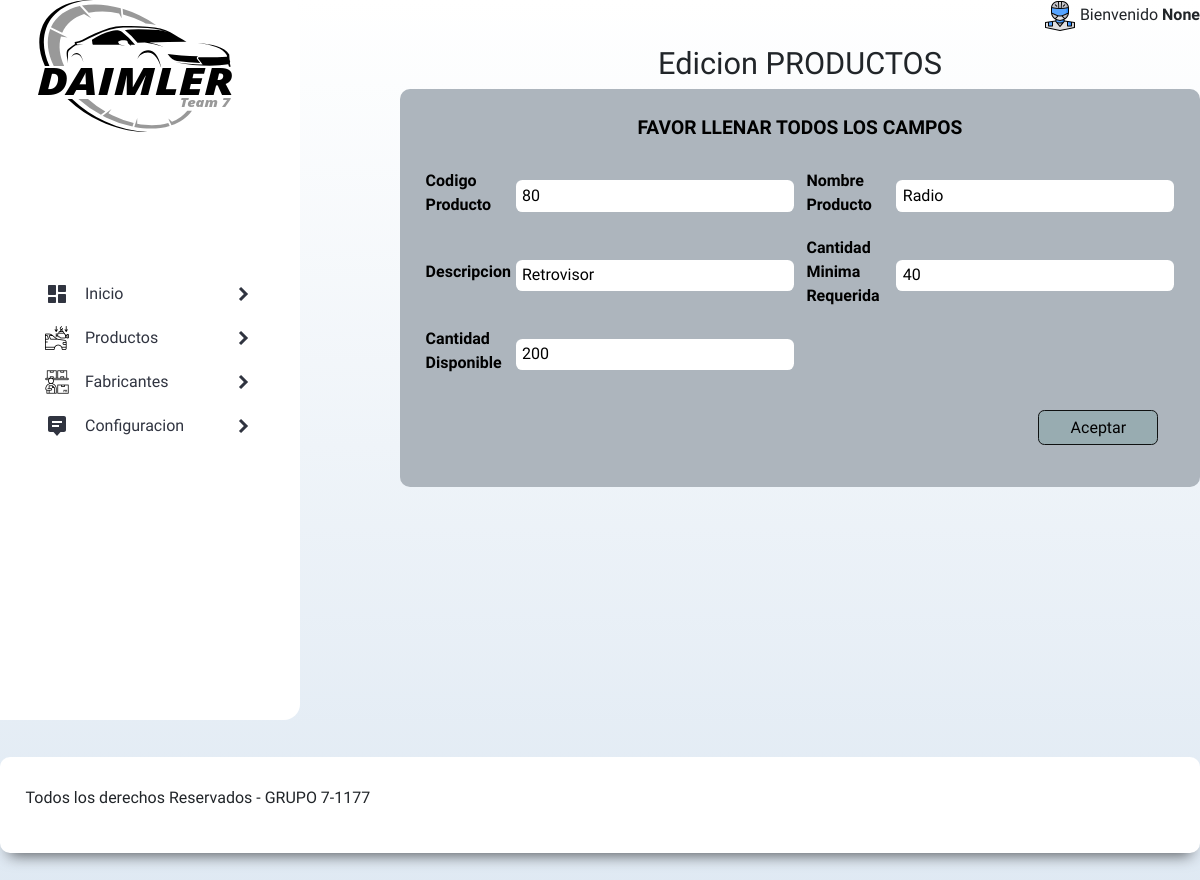
Before: /edit_prod/8 (signed in) with the older database file.
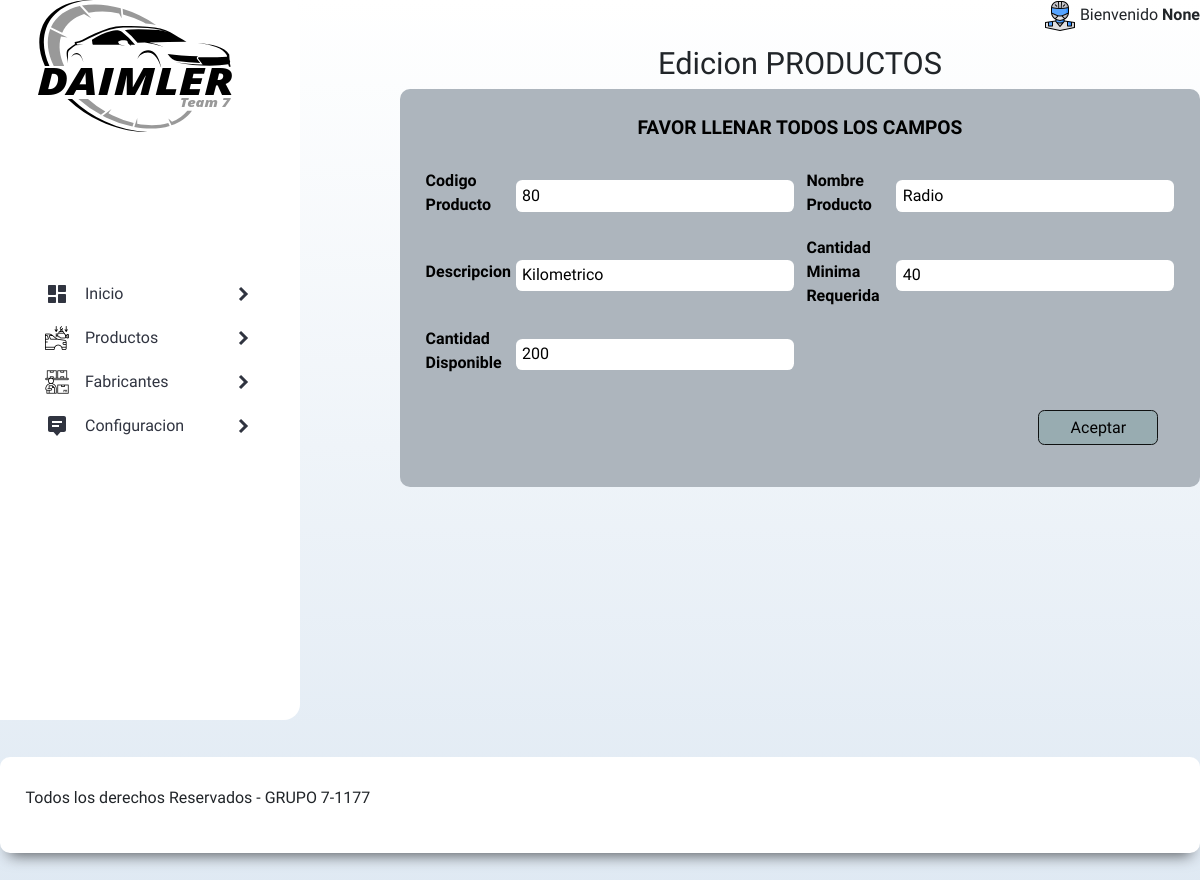
After: the same page with the newer database file.
### tables this page shows
CREATE TABLE productos (
  id_producto INTEGER PRIMARY KEY AutoIncrement,
  codigo_producto varchar(15) NOT NULL UNIQUE,
  nombre_producto varchar(255) NOT NULL,
  descripcion text,
  cminima_rq_bodega decimal(15,0) DEFAULT NULL,
  cdisponible_bodega decimal(15,0) DEFAULT NULL,
  estado char(1) NOT NULL DEFAULT 1,
  fecha_sistema datetime DEFAULT CURRENT_TIMESTAMP,
  codigo_usuario varchar(15) NOT NULL
  );

### app.py (the view, shortened to what this page needs)
@app.route("/edit_prod/<int:id>", methods=["GET", "POST"])
def edit_prod(id):
    if g.user:
        edit_prod_form = forms.ProductosForm(request.form)
        if request.method == 'GET':
            db = get_db()
            cursor = db.cursor()
            cursor.execute("select * from productos where id_producto=?", (id,))
            productos = cursor.fetchall()
            close_db()
            return render_template("edit_prod.html", form=edit_prod_form, sesion_iniciada=sesion_iniciada, productos=productos, usuario=g.user)
    else:
        return render_template('index.html', sesion_iniciada=sesion_iniciada, usuario=g.user)

### forms.py
class ProductosForm(FlaskForm):
    cod_prod = StringField('Codigo Producto', validators=[DataRequired(message='No dejar vacío, completar'), Length(max=15)])
    name_prod = StringField('Nombre Producto', validators=[DataRequired(message='No dejar vacío, completar'), Length(max=255)])
    desc_prod = StringField('Descripcion', validators=[DataRequired(message='No dejar vacío, completar'), Length(max=255)])
    cant_min_req = IntegerField('Cantidad Minima Requerida', validators=[DataRequired(message='Valor mayor a 0'), Length(min=10, max=10, message="")])
    cant_disp = IntegerField('Cantidad Disponible', validators=[DataRequired(message='Valor mayor a 0'), Length(min=10, max=10, message="")])
    submit = SubmitField('Registrar Usuario')

### app.py (called while the page is built)
@app.before_request  # Decorador
def load_logged_in_user():
    user_id = session.get('user_id')
    if user_id is None:
        g.user = None
    else:
        g.user = get_db().execute(
            'SELECT * FROM usuarios WHERE codigo_usuario = ?', (user_id,)
        ).fetchone()

### templates/edit_prod.html
{% extends "base.html" %}
{% block cont_menu %}
<div class="form_menu">
    <h2>Edicion PRODUCTOS</h2>
    {% for productos in productos %}
        {% from "_macro.html" import r_field %}
        <form class="formulario" name="ProductosForm" method="POST">
            <legend>Favor llenar todos los campos</legend>
            <div class="contenedor-campos">
                <div class="campo">
                    {{ r_field(form.cod_prod) }}
                    <input type="text" value={{productos[1]}} name="cod_prod" id="cod_prod">
                </div>
                <div class="campo">
                    {{ r_field(form.name_prod) }}
                    <input type="text" value={{productos[2]}} name="name_prod" id="name_prod">
                </div>
                <div class="campo">
                    {{ r_field(form.desc_prod) }}
                    <input type="text" value={{productos[3]}} name="desc_prod" id="desc_prod">
                </div>
                <div class="campo">
                    {{ r_field(form.cant_min_req) }}
                    <input type="text" value={{productos[4]}} name="cant_min_req" id="cant_min_req">
                </div>
                <div class="campo">
                    {{ r_field(form.cant_disp) }}
                    <input type="text" value={{productos[5]}} name="cant_disp" id="cant_disp">
                </div>
            </div>
            <div class="enviar">
                <input type="submit" value="Aceptar" class="boton" formaction="/edit_prod/{{productos[0]}}">
            </div>
        </form>
    {% endfor %}
</div>
{% endblock %}

### templates/_macro.html (shortened to what this page needs)
{% macro r_field(field) %}
    <td> {{ field.label }}
{% endmacro %}

Changed rows visible on the page:
changed productos "Radio": desc_prod "Retrovisor" → "Kilometrico"
